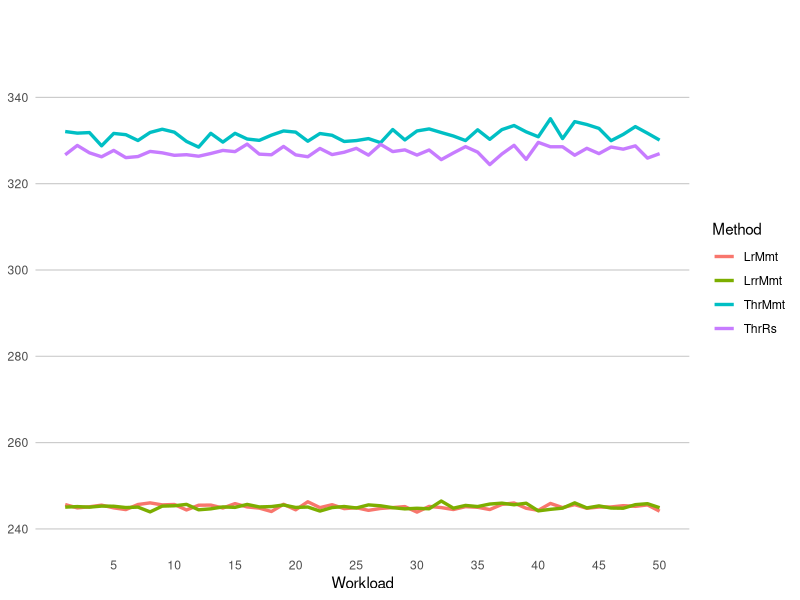
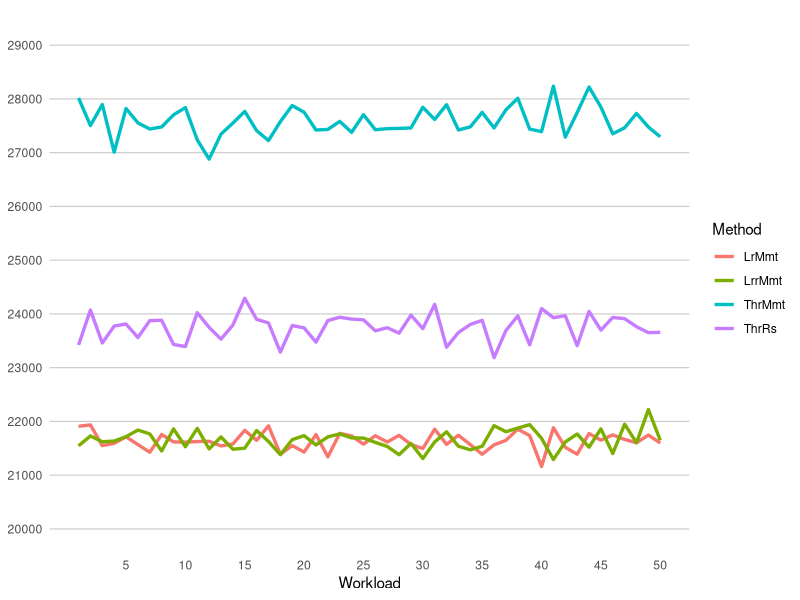
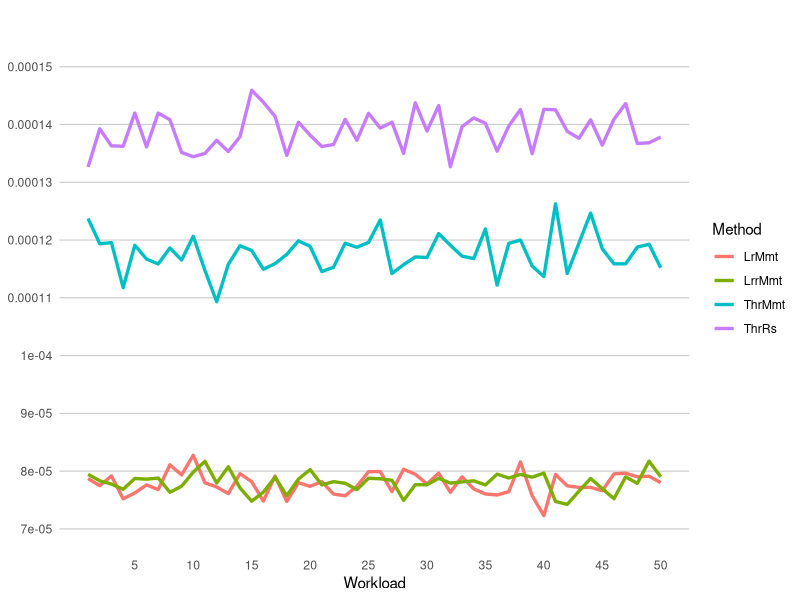

Reproduce these figures in R, in order.
library(tidyverse)
library(dplyr)
library(ggplot2)

thr_rs <- read.csv("random_thr_rs_stats.csv")
thr_mmt <- read.csv("random_thr_mmt_stats.csv")
lr_mmt <- read.csv("random_lr_mmt_stats.csv")
lrr_mmt <- read.csv("random_lrr_mmt_stats.csv")

# mean metrics by parameter function
select_metrics <- function(dataset){
  dataset %>% select(workload, numberOfMigrations, energy, sla)
}

thr_rs_sel <- data.frame(c(select_metrics(thr_rs),list(Method = rep("ThrRs", 50))))
thr_mmt_sel <- data.frame(c(select_metrics(thr_mmt),list(Method = rep("ThrMmt", 50))))
lr_mmt_sel <- data.frame(c(select_metrics(lr_mmt),list(Method = rep("LrMmt", 50))))
lrr_mmt_sel <- data.frame(c(select_metrics(lrr_mmt),list(Method = rep("LrrMmt", 50))))

comparison <- rbind(thr_rs_sel,thr_mmt_sel,lr_mmt_sel,lrr_mmt_sel)

# Energy Consumption
ggplot(comparison, aes(x=workload, y=energy, color=Method)) + 
  geom_line(size=1.15)+
  scale_x_continuous(limits=c(1, 50),
                     breaks=seq(5, 50, by=5),
                     labels=as.character(seq(5, 50, by=5)),
                     name="Workload") +
  scale_y_continuous(limits=c(240, max(comparison$energy)+20),
                     breaks=seq(240, max(comparison$energy)+20, by=20),
                     labels=as.character(seq(240, max(comparison$energy)+20, by=20)),
                     name="Energy Consumption") +
  theme(
    axis.line.y = element_blank(),
    axis.ticks.y = element_blank(),
    axis.ticks.x = element_blank(),
    #axis.title.x = element_blank(),
    axis.line.x = element_blank(),
    axis.title.y = element_blank(),
    panel.background = element_blank(),
    panel.grid.major.y = element_line(size=0.4, linetype="solid", color="grey80"),
    panel.grid.major.x = element_blank())


#VM Migrations
ggplot(comparison, aes(x=workload, y=numberOfMigrations, color=Method)) + 
  geom_line(size=1.15)+
  scale_x_continuous(limits=c(1, 50),
                     breaks=seq(5, 50, by=5),
                     labels=as.character(seq(5, 50, by=5)),
                     name="Workload") +
  scale_y_continuous(limits=c(20000, max(comparison$numberOfMigrations)+1000),
                     breaks=seq(20000, max(comparison$numberOfMigrations)+1000, by=1000),
                     labels=as.character(seq(20000, max(comparison$numberOfMigrations)+1000, by=1000)),
                     name="Number of Migrations") +
  theme(
    axis.line.y = element_blank(),
    axis.ticks.y = element_blank(),
    axis.ticks.x = element_blank(),
    #axis.title.x = element_blank(),
    axis.line.x = element_blank(),
    axis.title.y = element_blank(),
    panel.background = element_blank(),
    panel.grid.major.y = element_line(size=0.4, linetype="solid", color="grey80"),
    panel.grid.major.x = element_blank())


#SLAVs
ggplot(comparison, aes(x=workload, y=sla, color=Method)) + 
  geom_line(size=1.15)+
  scale_x_continuous(limits=c(1, 50),
                     breaks=seq(5, 50, by=5),
                     labels=as.character(seq(5, 50, by=5)),
                     name="Workload") +
  scale_y_continuous(limits=c(0.00007, max(comparison$sla)+0.00001),
                     breaks=seq(0.00007, max(comparison$sla)+0.00001, by=0.00001),
                     labels=as.character(seq(0.00007, max(comparison$sla)+0.00001, by=0.00001)),
                     name="SLAVs") +
  theme(
    axis.line.y = element_blank(),
    axis.ticks.y = element_blank(),
    axis.ticks.x = element_blank(),
    #axis.title.x = element_blank(),
    axis.line.x = element_blank(),
    axis.title.y = element_blank(),
    panel.background = element_blank(),
    panel.grid.major.y = element_line(size=0.4, linetype="solid", color="grey80"),
    panel.grid.major.x = element_blank())

